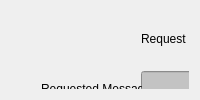
             <widget class="QWidget" name="TriggerMessage">
              <layout class="QGridLayout" name="gridLayout_5">
               <item row="0" column="0">
                <widget class="QWidget" name="widget_Trigger_Message" native="true">
                 <property name="font">
                  <font>
                   <strikeout>false</strikeout>
                  </font>
                 </property>
                 <property name="focusPolicy">
                  <enum>Qt::NoFocus</enum>
                 </property>
                 <property name="autoFillBackground">
                  <bool>true</bool>
                 </property>
                 <widget class="QLabel" name="label_71">
                  <property name="geometry">
                   <rect>
                    <x>460</x>
                    <y>20</y>
                    <width>61</width>
                    <height>16</height>
                   </rect>
                  </property>
                  <property name="text">
                   <string>Response</string>
                  </property>
                 </widget>
                 <widget class="Line" name="line_28">
                  <property name="geometry">
                   <rect>
                    <x>310</x>
                    <y>0</y>
                    <width>16</width>
                    <height>801</height>
                   </rect>
                  </property>
                  <property name="orientation">
                   <enum>Qt::Vertical</enum>
                  </property>
                 </widget>
                 <widget class="QLabel" name="label_72">
                  <property name="geometry">
                   <rect>
                    <x>130</x>
                    <y>20</y>
                    <width>61</width>
                    <height>16</height>
                   </rect>
                  </property>
                  <property name="text">
                   <string>Request</string>
                  </property>
                 </widget>
                 <widget class="QLineEdit" name="lineEdit_RequestedMessage_TriggerMessage_Request">
                  <property name="geometry">
                   <rect>
                    <x>130</x>
                    <y>60</y>
                    <width>161</width>
                    <height>31</height>
                   </rect>
                  </property>
                  <property name="autoFillBackground">
                   <bool>false</bool>
                  </property>
                  <property name="styleSheet">
                   <string notr="true">background:rgb(195,195,195)</string>
                  </property>
                  <property name="text">
                   <string/>
                  </property>
                  <property name="readOnly">
                   <bool>true</bool>
                  </property>
                 </widget>
                 <widget class="QLabel" name="label_RequestedMessage_TriggerMessage_Request">
                  <property name="geometry">
                   <rect>
                    <x>30</x>
                    <y>70</y>
                    <width>101</width>
                    <height>16</height>
                   </rect>
                  </property>
                  <property name="text">
                   <string>Requested Message</string>
                  </property>
                 </widget>
                 <widget class="QComboBox" name="comboBox_Status_TriggerMessage_Response">
                  <property name="geometry">
                   <rect>
                    <x>450</x>
                    <y>60</y>
                    <width>161</width>
                    <height>31</height>
                   </rect>
                  </property>
                  <item>
                   <property name="text">
                    <string>ACCEPTED</string>
                   </property>
                  </item>
                  <item>
                   <property name="text">
                    <string>FAILED</string>
                   </property>
                  </item>
                  <item>
                   <property name="text">
                    <string>NOT_IMPLEMENTED</string>
                   </property>
                  </item>
                 </widget>
                 <widget class="QLabel" name="label_Status_TriggerMessage_Response">
                  <property name="geometry">
                   <rect>
                    <x>340</x>
                    <y>70</y>
                    <width>81</width>
                    <height>16</height>
                   </rect>
                  </property>
                  <property name="text">
                   <string>Status</string>
                  </property>
                 </widget>
                 <widget class="QLabel" name="label_ConnectorId_TriggerMessage_Request">
                  <property name="geometry">
                   <rect>
                    <x>30</x>
                    <y>110</y>
                    <width>81</width>
                    <height>16</height>
                   </rect>
                  </property>
                  <property name="text">
                   <string>Connector Id</string>
                  </property>
                 </widget>
                 <widget class="QLineEdit" name="lineEdit_ConnectorId_TriggerMessage_Request">
                  <property name="geometry">
                   <rect>
                    <x>130</x>
                    <y>100</y>
                    <width>161</width>
                    <height>31</height>
                   </rect>
                  </property>
                  <property name="autoFillBackground">
                   <bool>false</bool>
                  </property>
                  <property name="styleSheet">
                   <string notr="true">background:rgb(195,195,195)</string>
                  </property>
                  <property name="text">
                   <string/>
                  </property>
                  <property name="readOnly">
                   <bool>true</bool>
                  </property>
                 </widget>
                </widget>
               </item>
              </layout>
             </widget>
